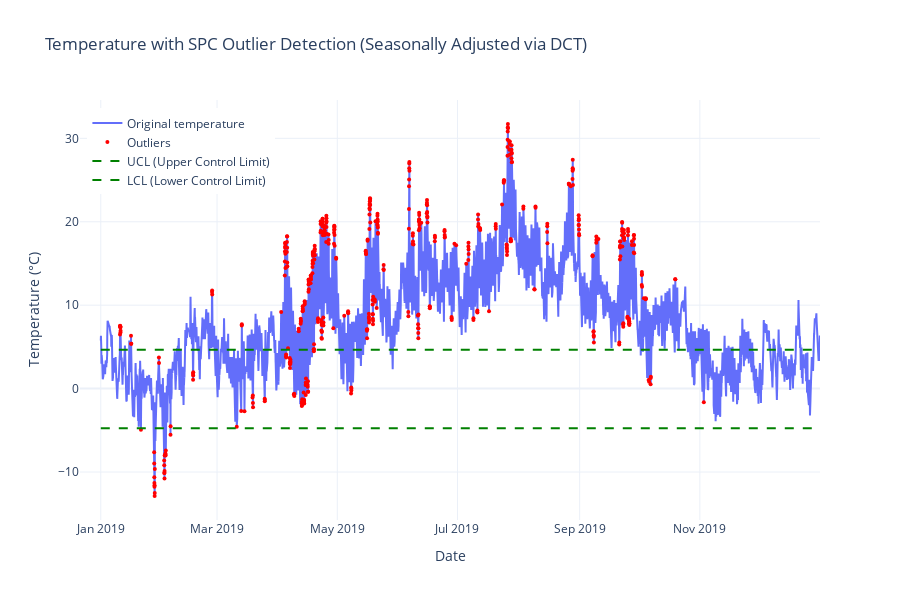

Notebook source saved alongside this figure:
### Code cell


### Figure 1 — Plotly figure (JSON) as saved in the notebook; plotly's stock layout.template omitted (floating-point values rounded to 4 significant figures; data arrays with more than 128 entries replaced by an {"elided": "..."} marker saying what was removed)
{"data": [{"mode": "lines", "name": "Original temperature", "type": "scatter", "x": {"elided": "8760 str values"}, "y": {"elided": "8760 float values"}}, {"marker": {"color": "red", "size": 4, "symbol": "circle"}, "mode": "markers", "name": "Outliers", "type": "scatter", "x": {"elided": "491 str values"}, "y": {"elided": "491 float values"}}, {"line": {"color": "green", "dash": "dash"}, "mode": "lines", "name": "UCL (Upper Control Limit)", "type": "scatter", "x": ["2019-01-01T00:00:00+00:00", "2019-12-31T23:00:00+00:00"], "y": [4.668, 4.668]}, {"line": {"color": "green", "dash": "dash"}, "mode": "lines", "name": "LCL (Lower Control Limit)", "type": "scatter", "x": ["2019-01-01T00:00:00+00:00", "2019-12-31T23:00:00+00:00"], "y": [-4.748, -4.748]}], "layout": {"height": 600, "legend": {"x": 0.01, "xanchor": "left", "y": 0.98, "yanchor": "top"}, "title": {"text": "Temperature with SPC Outlier Detection (Seasonally Adjusted via DCT)"}, "xaxis": {"title": {"text": "Date"}}, "yaxis": {"title": {"text": "Temperature (°C)"}}}}
